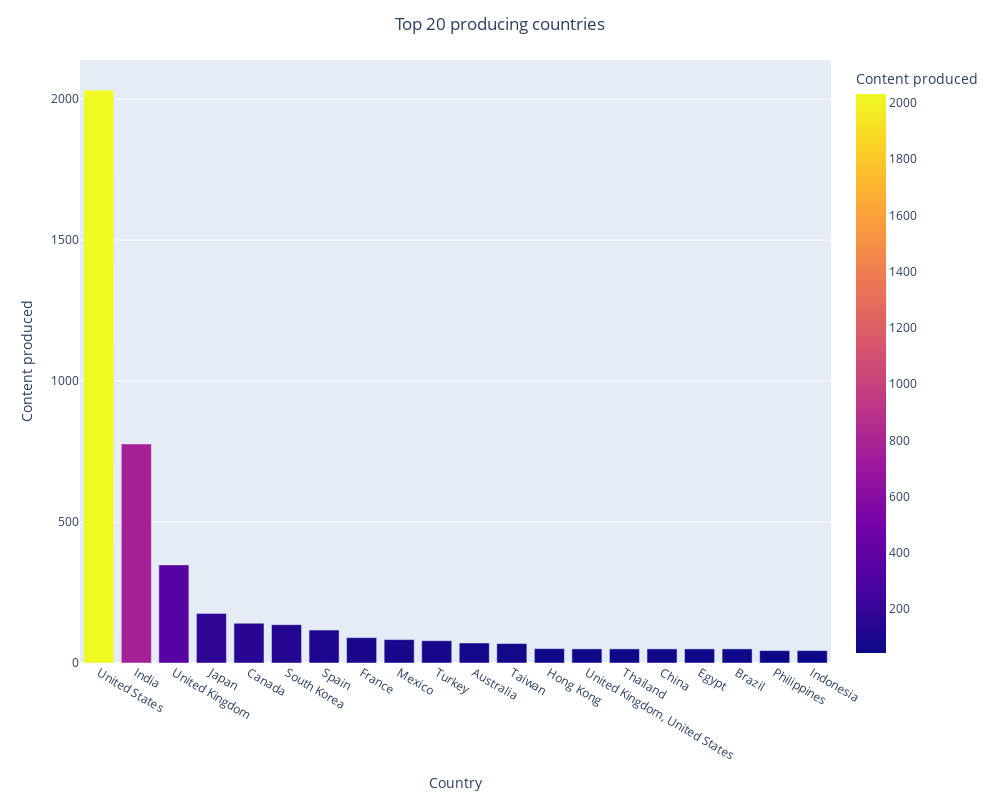

The notebook cell this image was saved under:
### Code cell
fig2=px.bar(df_countries,x='country',y='Count',color='Count',height=800,width=1000,labels={'country':'Country','Count':'Content produced'})
fig2.update_layout(title='Top 20 producing countries',title_x=0.5)
fig2.show()

### Figure 1 — Plotly figure (JSON) as saved in the notebook; plotly's stock layout.template omitted (floating-point values rounded to 4 significant figures)
{"data": [{"alignmentgroup": "True", "hovertemplate": "Country=%{x}<br>Content produced=%{marker.color}<extra></extra>", "legendgroup": "", "marker": {"color": [2032, 777, 348, 176, 141, 136, 117, 90, 83, 79, 71, 69, 51, 50, 50, 50, 50, 50, 44, 44], "coloraxis": "coloraxis"}, "name": "", "offsetgroup": "", "orientation": "v", "showlegend": false, "textposition": "auto", "type": "bar", "x": ["United States", "India", "United Kingdom", "Japan", "Canada", "South Korea", "Spain", "France", "Mexico", "Turkey", "Australia", "Taiwan", "Hong Kong", "United Kingdom, United States", "Thailand", "China", "Egypt", "Brazil", "Philippines", "Indonesia"], "xaxis": "x", "y": [2032, 777, 348, 176, 141, 136, 117, 90, 83, 79, 71, 69, 51, 50, 50, 50, 50, 50, 44, 44], "yaxis": "y"}], "layout": {"barmode": "relative", "coloraxis": {"colorbar": {"title": {"text": "Content produced"}}, "colorscale": [[0, "#0d0887"], [0.1111, "#46039f"], [0.2222, "#7201a8"], [0.3333, "#9c179e"], [0.4444, "#bd3786"], [0.5556, "#d8576b"], [0.6667, "#ed7953"], [0.7778, "#fb9f3a"], [0.8889, "#fdca26"], [1, "#f0f921"]]}, "height": 800, "legend": {"tracegroupgap": 0}, "margin": {"t": 60}, "title": {"text": "Top 20 producing countries", "x": 0.5}, "width": 1000, "xaxis": {"anchor": "y", "domain": [0, 1], "title": {"text": "Country"}}, "yaxis": {"anchor": "x", "domain": [0, 1], "title": {"text": "Content produced"}}}}
